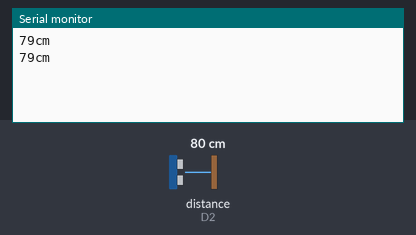
Simulated run of this sketch. Board: ESP8266 (NodeMCU). Parts: the last lines printed to the serial monitor. Wiring (inferred from the names in the program): ultrasonic range finder: trigger D1; echo D2. Inputs (shaded band) come from the test bench; at power-on: distance to the obstacle (sensor on D2) 80 cm. The echo pulse lasts 58.3 µs per cm.

Above: at 1.8 s.
1.9 s: distance to the obstacle (sensor on D2) set to 2 cm
At 2.4 s:
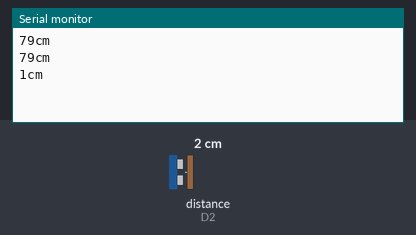
3.4 s: distance to the obstacle (sensor on D2) set to 4 cm
At 4.8 s:
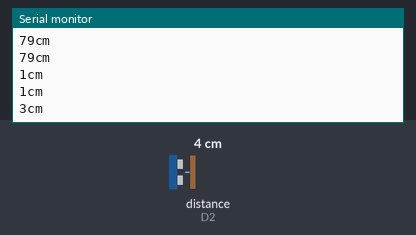
Timing chart, 0 to 6.4 s (numbered marks = the images above; inputs shaded):
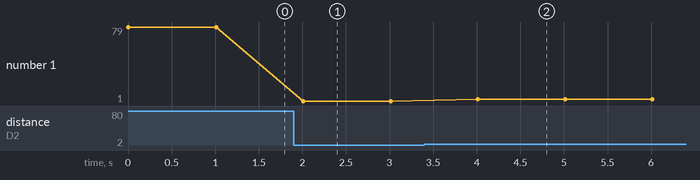

Measured:
- after the input at 1.9 s, the serial monitor: prints a new line after 0.11 s (image 1)
- after the input at 3.4 s, the serial monitor: prints a new line after 0.61 s (image 2)
- plotted number 1: 79 → 1 after the input at 1.9 s, 1 → 3 after the input at 3.4 s

The sketch:

ultrasonic_range_finder.ino
```cpp
long duration;
long cm;
void setup() {
  pinMode(D1, OUTPUT); //Trigger
  pinMode(D2, INPUT); //Echo
  Serial.begin(9600);
}
void loop() {
  digitalWrite(D1, LOW);
  delay(2 / 1000);
  digitalWrite(D1, HIGH);
  delay(10 / 1000);
  digitalWrite(D1, LOW);


  duration = pulseIn(D2, HIGH);
  cm = microsecondsToCentimeters(duration);
  Serial.print(cm);
  Serial.println("cm");
  delay(1000);
}

long microsecondsToCentimeters(long microseconds) {
  return (microseconds * .034) / 2;
}
```
